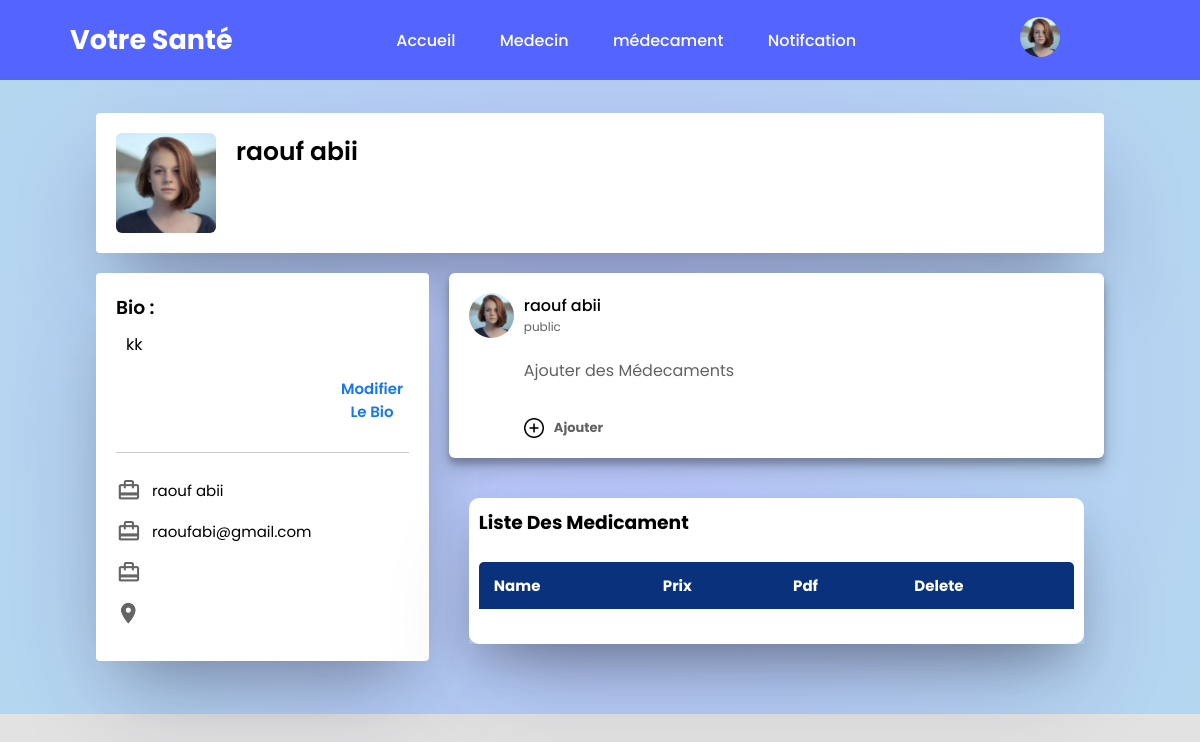
The app's page /délégué_médical_profile.php (signed in) with its own data.
### tables this page shows
CREATE TABLE `patient` (
  `name` varchar(255) NOT NULL,
  `email` varchar(255) NOT NULL,
  `password` varchar(255) NOT NULL,
  `user_type` varchar(255) NOT NULL,
  `photo_profile` varchar(255) NOT NULL,
  `id_pers` int(255) NOT NULL,
  `bio` varchar(255) NOT NULL,
  `ville` varchar(255) NOT NULL,
  `date_naissance` date NOT NULL
);

### sessionPatient.php (called while the page is built, shortened)
<?php
if (!isset($_SESSION['user_id'])) {
    header('location:index.php');
}else {
$user_id = $_SESSION['user_id'];
$getdataPersonne = mysqli_query($conn,"SELECT * FROM personne WHERE id = '$user_id' ");
$res = mysqli_fetch_assoc($getdataPersonne);
if($res['user_type'] == 'patient'){
    $getdataPatient = mysqli_query($conn,"SELECT * FROM patient WHERE id_pers = '$user_id' ");
    $row = mysqli_fetch_assoc($getdataPatient);
 }elseif($res['user_type'] == 'médecin'){
    $getdataMedecin = mysqli_query($conn,"SELECT * FROM médecin WHERE id_pers = '$user_id' ");
    $user_type = 'médecin';
    $row = mysqli_fetch_assoc($getdataMedecin);
 }elseif($res['user_type'] == 'délégué_médical') {
   $user_type = 'délégué_médical';
    $getdataDeg = mysqli_query($conn,"SELECT * FROM délégué_médical WHERE id_pers = '$user_id' ");
    $row = mysqli_fetch_assoc($getdataDeg);
 }
}
?>

### délégué_médical_profile.php (the view, shortened to what this page needs)
<?php
include ('config.php');
include ('sessionPatient.php');
?>
<!DOCTYPE html>
<html lang="en">
<head>
    <link rel="stylesheet" href="css/style.css">
    <link rel="stylesheet" href="css/medecin_page.css">
    <link rel="stylesheet" href="css/navbar.css">
</head>
<body>
<?php
include ('navbar.php');
?>
    <div class="profile-container">
        <div class="profile-detailes">
            <div class="pd-left">
                <div class="pd-row">
                    <img id="pd-img" src="img/photoProfile/<?php echo $row["photo_profile"]?>" class="pd-image" >
                    <div>
                        <h3><?php echo $row['name']; ?></h3>
                    </div>
                </div>
            </div>
        </div>
       <div class="profile-info">
            <div class="info-col">
                <div class="profile-intro">
                    <h3>Bio : </h3>
                    <p class="intro-text"><?php echo $row['bio']; ?></p>
                    <button class="button_popup" onclick ="toggle()" >Modifier le Bio</button>
                    <hr>
                    <ul>
                        <li><img src="img/profile-job.png"><?php echo $row['name']; ?></li>
                        <li><img src="img/profile-job.png"><?php echo $row['email'];?></li>
                        <li><img src="img/profile-job.png"><?php echo $row['numéro_de_téléphone']; ?></li>
                        <li><img src="img/profile-location.png"> <?php echo $row['Adresse']; ?></li>
                    </ul>
                </div>
            </div>
            <div class="post-col">
                <div class="write-post-container">
                    <div class="user-profile">
                        <div class="user-profile">
                         <img src="img/photoProfile/<?php echo $row["photo_profile"]?>" >
                        </div>
                        <div>
                            <p><?php echo $row['name']; ?></p>
                            <small>public <i class="fas fa-caret-down"></i></small>
                        </div>
                    </div>
                    <div class="post-input-container">
                        <p class="pe">Ajouter des Médecaments</p>
                        <br>
                        <div class="add-post-links">
                            <a href="upload_medecament.php"><img src="img/profile_page/add.png" ><strong>Ajouter</strong> </a>
                        </div>
                    </div>
                </div>
                <div class="containe">
<section class="main">
  <section class="attendance">
    <div class="attendance-list">
      <h1>Liste des medicament</h1>
      <table class="table">
        <thead>
          <tr>
            <th>Name</th>
            <th>prix</th>
            <th>pdf</th>
            <th>delete</th>
          </tr>
        </thead>
      </table>
    </div>
  </section>
</section>
</div>
</div>
</div>
</div>
</body>
</html>

### navbar.php (shortened to what this page needs)
<header class="nav-bar">
    <a href="#"class="logo">Votre Santé</a>
    <nav class="nav_links">
    <ul>
    <li><a href="<?php if ($row['user_type']=='médecin') { echo "médecin_page.php";}
                  else if ($row['user_type']=='patient') {
                  echo"user_page.php";} else{echo"délégué_médical_page.php"; } ?>">Accueil</a></li>
    <li><a href="<?php if ($row['user_type']=='médecin') { echo "search_patient.php";}
                  else {
                  echo"search_medecin.php";} ?>">
                  <?php if ($row['user_type']=='médecin') { echo "Patient";}
                  else if ($row['user_type']=='patient') {
                  echo"Medecin";}else{
                    echo"Medecin";} ?></a></li>
 <li><a href="medicament.php">médecament</a></li>
   <?php  if ($row['user_type'] !='délégué_médical') { ?>
    <li><a href="<?php
                  if ($row['user_type']=='médecin') { echo "médecin-notification.php";}
                  else if ($row['user_type']=='patient') {
                  echo"patient-notification.php";} else{echo"#"; } ?>">Notifcation</a></li>
  </ul>
  <?php  } ?>
    </nav>
    <div onclick="menuToggle();" class="profile">
    <img src="img/photoProfile/<?php echo $row['photo_profile'];?>" class="photo_profil">
    </div>
</header>

### css/style.css (style rules this page uses)
:root { --color-dark: hsl(252,30%,17%); --color-gray: hsl(252,15%,65%); --color-white: hsl(252,30%,100%); --color-light: hsl(252,30%,95%); --color-primary: hsl(209, 58%, 22%); --color-secondary: hsl(252,100%,90%); --color-denger: hsl(0,95%,65%); --color-success: hsl(120,95%,65%); --color-black: hsl(252,30%,10%); --pp-bg: #173857; --border-radius : 2rem; --card-border-radius : 1rem; --btn-padding : 0.6rem 2rem; --search-padding : 0.6rem 1rem; --card-padding : 2rem; --sticky-top-left:6.9rem; --sticky-top-right:-18rem; }
:root { --color-1: #4066da; --color-2: #708ce3; --color-3: #a0b3ed; --color-4: #cfd9f6; --color-denger-1: #d40000; --color-denger-2: #e56666; --color-denger-3: #ee9999; --color-success: #00b374; --color-success: #33c290; --color-success: #99e1c7; }
* { font-family: 'Poppins', sans-serif; margin: 0; padding: 0; box-sizing: border-box; outline: none; border: none; text-decoration: none; }
.profile-container { padding: 33px 8%; color: #000000; margin-top: 80px; background: rgb(183,194,249); background: radial-gradient(circle, rgba(183,194,249,1) 0%, rgba(180,215,239,1) 100%); }
.nav-bar { top: 0; }
.profile-detailes { background: #fff; padding: 20px; border-radius: 4px; display: flex; align-items: flex-start; justify-content: space-between; box-shadow: rgba(50, 50, 93, 0.25) 0px 50px 100px -20px, rgba(0, 0, 0, 0.3) 0px 30px 60px -30px; }
.pd-row { display: flex; align-items: flex-start; }
.pd-image { width: 100px; height: 100px; object-fit: cover; margin-right: 20px; border-radius: 6px; }
.pd-row div h3 { font-size: 25px; font-weight: 600; }
.write-post-container { width: 100%; background: #fff; border-radius: 6px; padding: 20px; color: #626262; box-shadow: rgba(0, 0, 0, 0.19) 0px 10px 20px, rgba(0, 0, 0, 0.23) 0px 6px 6px; }
.user-profile { display: flex; align-items: center; }
.user-profile img { width: 45px; height: 45px; border-radius: 50%; margin-right: 10px; }
.user-profile p { margin-bottom: -5px; font-weight: 500; color: #000000; }
.user-profile small { font-size: 12px; }
.post-input-container { padding-left: 55px; padding-top: 20px; }
.add-post-links { display: flex; margin-top: 10px; }
.add-post-links a { text-decoration: none; display: flex; align-items: center; color: #626262; margin-right: 30px; font-size: 13px; }
.add-post-links a img { width: 20px; margin-right: 10px; }
.profile-info { display: flex; align-items: flex-start; justify-content: space-between; margin-top: 20px; }
.info-col { flex-basis: 33%; }
.post-col { flex-basis: 65%; }
.profile-intro { background: #FFF; padding: 20px; margin-bottom: 20px; border-radius: 4px; box-shadow: rgba(50, 50, 93, 0.25) 0px 50px 100px -20px, rgba(0, 0, 0, 0.3) 0px 30px 60px -30px; }
.profile-intro h3 { font-weight: 600; }
.intro-text { text-align: left; margin: 10px; }
.profile-intro hr { border: 0; height: 1px; background: #ccc; margin: 24px 0; }
.profile-intro button { text-decoration: none; display: block; color: #1876f2; font-size: 15px; font-weight: 550; text-transform: capitalize; cursor: pointer; margin-top: 15px; border-radius: 5px; transition: 0.5s; text-align: center; display: block; margin-left: 75%; padding: 5px; background: transparent; }
.profile-intro ul li { list-style: none; margin: 15px 0; font-size: 15px; display: flex; align-items: center; }
.profile-intro ul li img { width: 26px; margin-right: 10px; }
body { background: var(--color-light); }

### css/medecin_page.css (style rules this page uses)
* { margin: 0; padding: 0; outline: none; border: none; text-decoration: none; box-sizing: border-box; font-family: "Poppins", sans-serif; }
body { background: rgb(226, 226, 226); }
.nav-bar { top: 0; }
.main { position: relative; padding: 20px; width: 100%; }
.attendance { margin-top: 20px; text-transform: capitalize; box-shadow: rgba(50, 50, 93, 0.25) 0px 50px 100px -20px, rgba(0, 0, 0, 0.3) 0px 30px 60px -30px; }
.attendance-list { width: 100%; padding: 10px; margin-top: 10px; background: #fff; border-radius: 10px; box-shadow: 0 20px 35px rgba(0, 0, 0, 0.1); }
.table { border-collapse: collapse; margin: 25px 0; font-size: 15px; min-width: 100%; overflow: hidden; border-radius: 5px 5px 0 0; }
table thead tr { color: #fff; background: hsl(219, 85%, 26%); text-align: left; font-weight: bold; }
.table th, .table td { padding: 12px 15px; }
:root { --button-background: dodgerblue; --button-color: white; --dropdown-highlight: dodgerblue; --dropdown-width: 160px; --dropdown-background: white; --dropdown-color: black; }

### records on screen
patient: photo_profile (picture), name "raouf abii", bio "kk", email "raoufabi@gmail.com"
